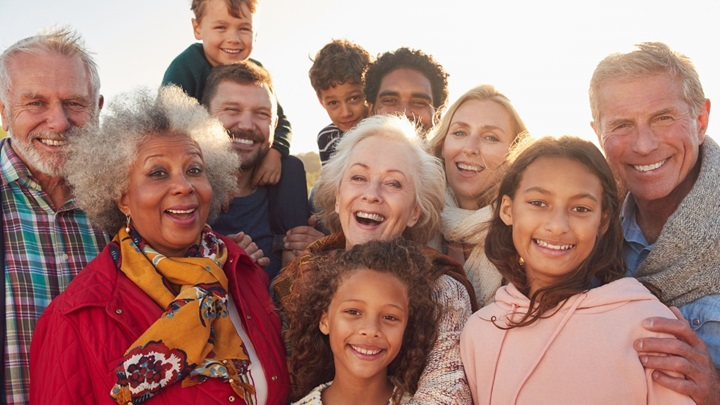
#> input picture object detection/human.jpg, 720 x 405 px, found by its file name
$ python code.py
#> lines starting #> are read from the running program, lines starting #| are printed output that depends on the picture; after the words box and inside, x2 and y2 are one past the last pixel; in counts of white or black regions, pixels touching at a corner belong together
import cv2
import matplotlib.pyplot as plt

# Load the pre-trained Haar Cascade model for face detection (You can replace with other cascades)
cascade_path = cv2.data.haarcascades + 'haarcascade_frontalface_default.xml'
face_cascade = cv2.CascadeClassifier(cascade_path)

# Load an image
img_path = img_path = 'E:/sai/UCE/Video_summarization/object detection/human.jpg'   #Replace with the path to your image
img = cv2.imread(filename='E:/sai/UCE/Video_summarization/object detection/human.jpg')
#> img is the input picture: shape (405, 720, 3); mean B, G, R 118.9, 127.4, 166.9

# Convert to grayscale (Haar Cascades work better on grayscale images)
gray_img = cv2.cvtColor(img, cv2.COLOR_BGR2GRAY)
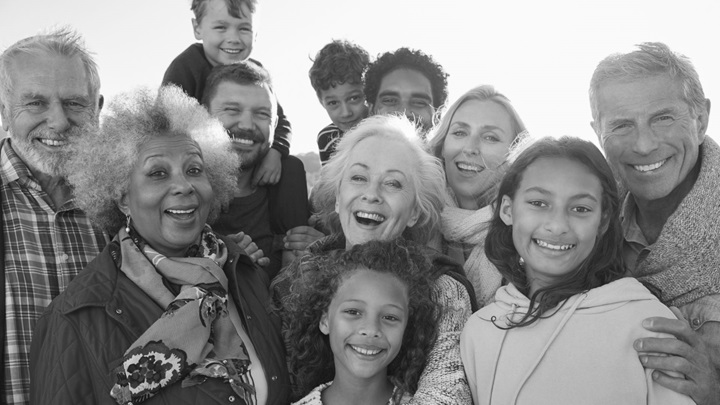
#> gray_img: shape (405, 720); min 12, max 255, mean 138.3

# Perform object detection
faces = face_cascade.detectMultiScale(gray_img, scaleFactor=1.1, minNeighbors=5, minSize=(30, 30))
#> faces = [[203, 7, 57, 57], [212, 85, 69, 69], [435, 105, 79, 79], [320, 277, 97, 97], [327, 146, 94, 94], [503, 164, 109, 109], [4, 63, 102, 102], [124, 135, 101, 101]]

# Draw bounding boxes around detected objects (faces in this case)
for (x, y, w, h) in faces:
    cv2.rectangle(img, (x, y), (x + w, y + h), (255, 0, 0), 2)
#> this loop made 8 passes
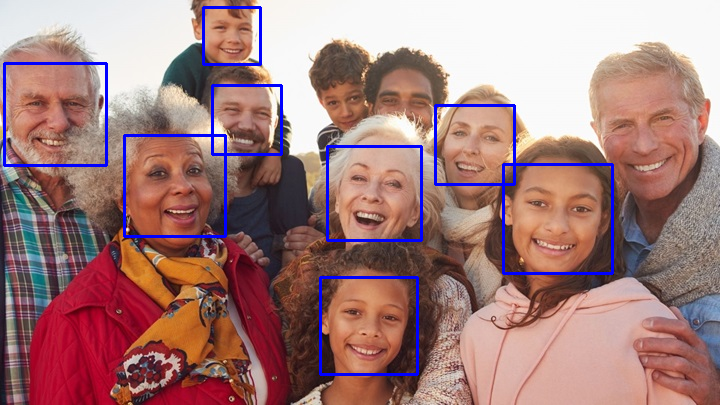
#> img: shape (405, 720, 3); 2.89% of pixels changed, all inside (x1, y1, x2, y2) = (3, 6, 614, 376)

# Display the image with bounding boxes
plt.imshow(cv2.cvtColor(img, cv2.COLOR_BGR2RGB))
plt.axis('off')  # Hide axis
plt.show()

# Optionally save the output image
cv2.imwrite('detected_faces.jpg', img)

$ run again, with object detection/dog.jpg copied over object detection/human.jpg
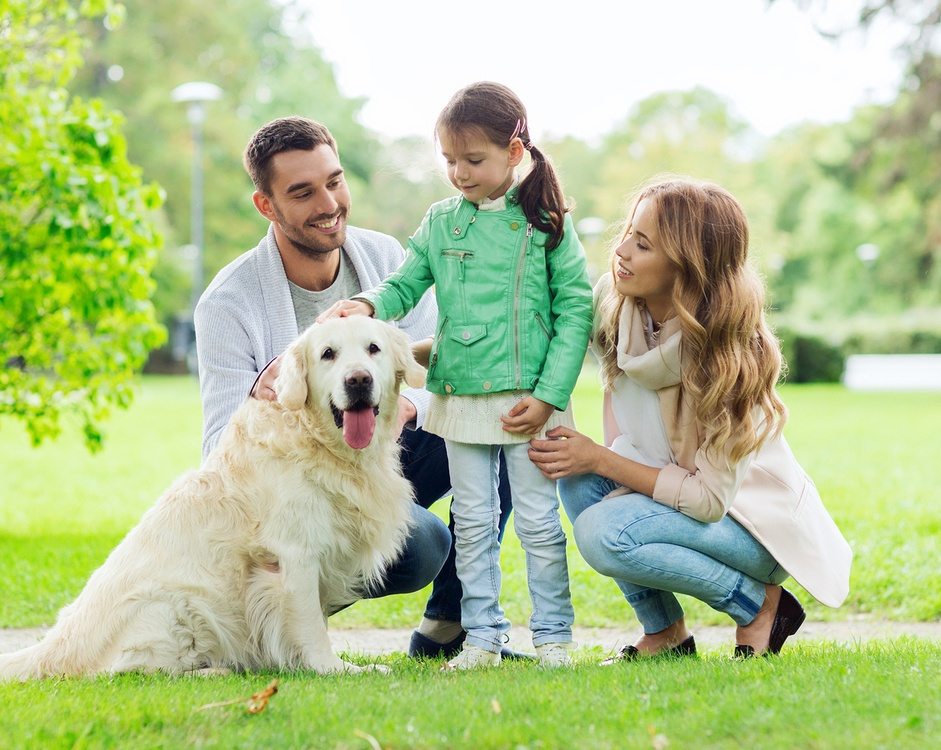
#> input picture object detection/dog.jpg, 941 x 750 px, shrunk from 1144 x 911 before the run, found by its file name
#> img is the input picture: shape (750, 941, 3); mean B, G, R 145.2, 195, 177.8
#> `gray_img = cv2.cvtColor(img, cv2.COLOR_BGR2GRAY)`:
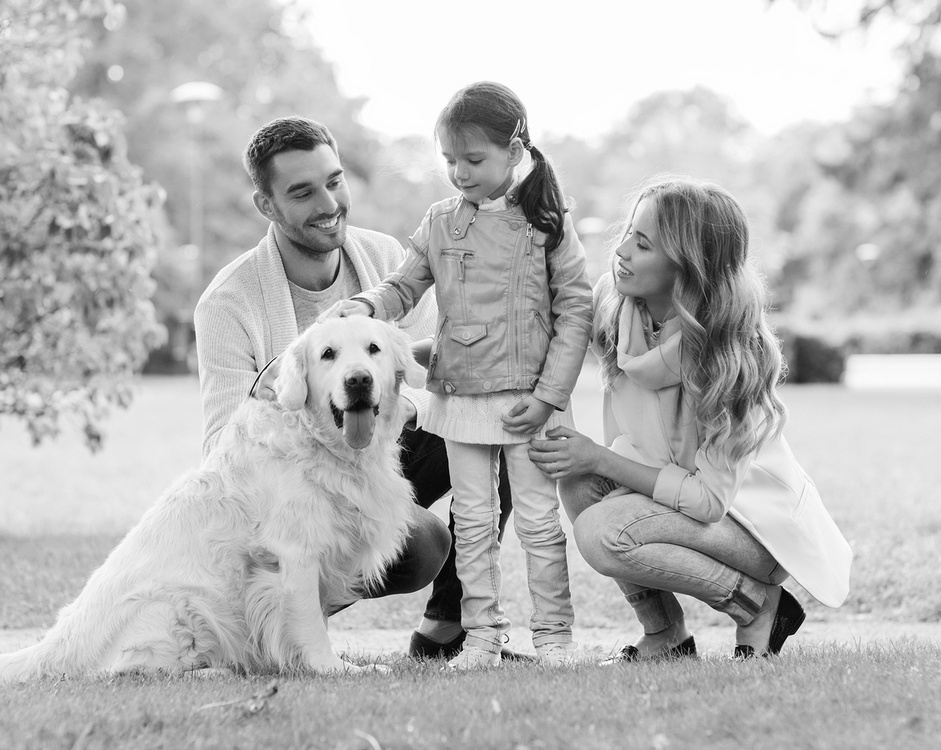
#> gray_img: shape (750, 941); min 1, max 255, mean 184.1
#> faces = [[434, 137, 61, 61], [564, 214, 60, 60]]
#> the loop `for (x, y, w, h) in faces:` made 2 passes
#> after the loop `for (x, y, w, h) in faces:`:
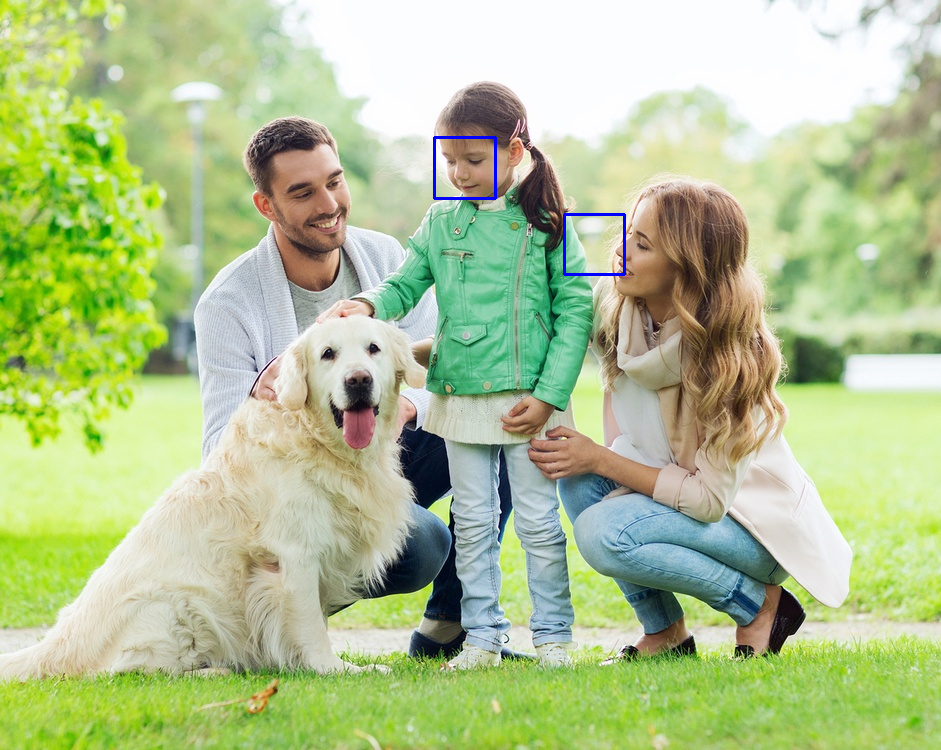
#> img: shape (750, 941, 3); 0.2% of pixels changed, all inside (x1, y1, x2, y2) = (433, 136, 626, 276)
